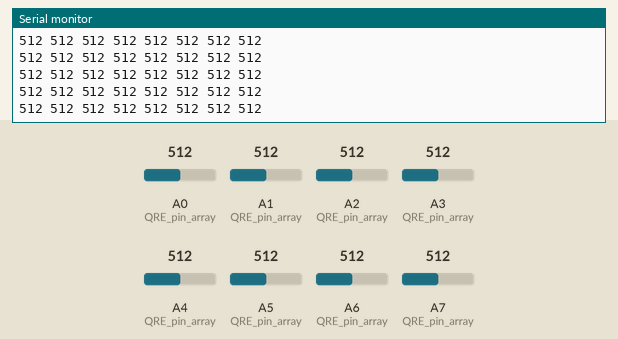
Recording of a sketch running on a simulated Arduino Nano, built with avr-gcc and run on an emulated ATmega328P. Shown: the last lines printed to the serial monitor. The test bench sets the inputs (shaded band); at power-on: A1 (QRE_pin_array) = 512, A3 (QRE_pin_array) = 512, A0 (QRE_pin_array) = 512, A2 (QRE_pin_array) = 512, A4 (QRE_pin_array) = 512, A5 (QRE_pin_array) = 512, A6 (QRE_pin_array) = 512, A7 (QRE_pin_array) = 512.

Above: at 4.2 s.
4.3 s: A1 (QRE_pin_array) set to 111
At 5.0 s:
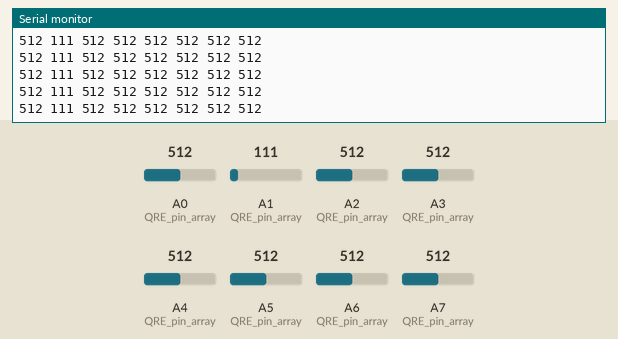
7.3 s: A1 (QRE_pin_array) set to 94
At 8.1 s:
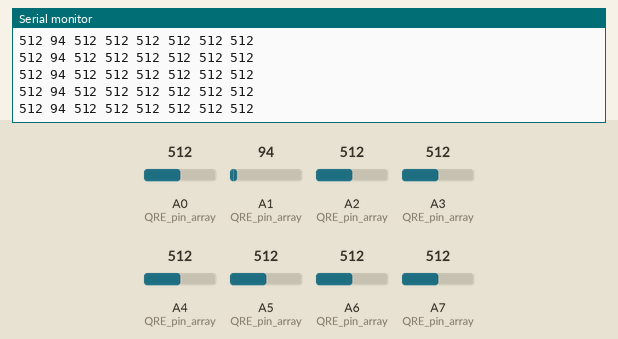
16.3 s: A3 (QRE_pin_array) set to 111
At 17.2 s:
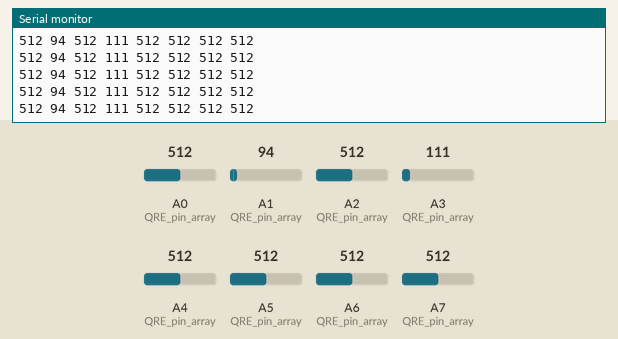
17.8 s: A3 (QRE_pin_array) set to 94
At 18.7 s:
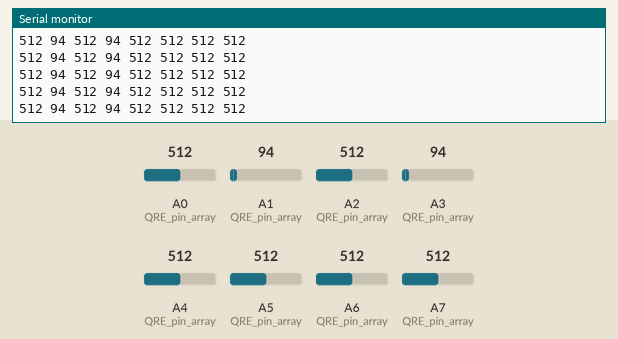
Timing chart, 0 to 20.8 s (numbered marks = the images above; inputs shaded):
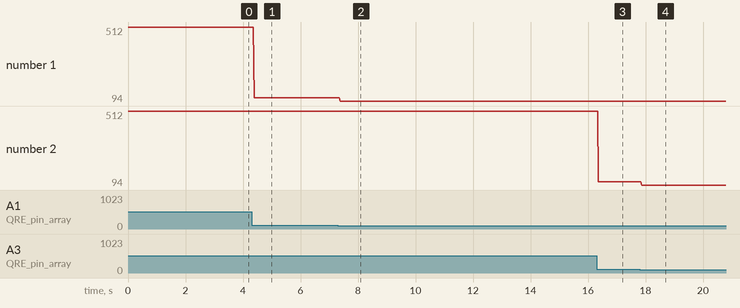

Measured:
- after the input at 4.3 s, the serial monitor: prints a new line after 0.09 s (image 1)
- after the input at 7.3 s, the serial monitor: prints a new line after 0.08 s (image 2)
- after the input at 16.3 s, the serial monitor: prints a new line after 0.06 s (image 3)
- after the input at 17.8 s, the serial monitor: prints a new line after 0.06 s (image 4)
- plotted number 1: 512 → 111 after the input at 4.3 s, 111 → 94 after the input at 7.3 s
- plotted number 2: 512 → 111 after the input at 16.3 s

The sketch:

grid_sensing_array.ino
```cpp
//This sketch reads and prints data from all of the line sensors.


//element 0: reading leftmost QRE pin, 1: left QRE pin, 2: centre QRE pin, 3: right QRE pin, 4: rightmost QRE pin, 5: front.

//const int QRE_pin_array[] = {A4, A5, A2, A3, A1, A0};
const int QRE_pin_array[] = {A0, A1, A2, A3, A4, A5, A6, A7};
//Stores the values detected by the line sensors.
//0: reading from leftmost QRE, 1: reading from left QRE, 2: centre QRE, 3: right QRE, 4: rightmost QRE.
int QRE_val_array[5];

//declaring a function.
int readQD(int pin);

void setup() {
      Serial.begin(9600);

}

// the loop function runs over and over again forever
void loop() {

  /* For reading from digital sensors
      for (byte i = 0; i < 5; i++) {
        QRE_val_array[i] =  readQD(QRE_pin_array[i]);
        //To test what values the sensor array is reading.
        Serial.print(QRE_val_array[i]);
        Serial.print(" ");
    }
   Serial.print("\n");
   */

   //For reading from analog sensors.

    for (byte i = 0; i < 8; i++) {
        QRE_val_array[i] =  readAnalogQRE(QRE_pin_array[i]);
        //To test what values the sensor array is reading.
        Serial.print(QRE_val_array[i]);
        Serial.print(" ");
    }
    Serial.print("\n");
}

int readQD(int pin){
  //Returns value from the QRE1113
  //Lower numbers mean more reflecive
  //More than 3000 means nothing was reflected.
  pinMode(pin, OUTPUT );
  digitalWrite(pin, HIGH );
  delayMicroseconds(10);
  pinMode(pin, INPUT );

  long time = micros();
  int diff;
  //time how long the input is HIGH, but quit after 3ms as nothing happens after that
  while (digitalRead(pin) == HIGH && micros() - time < 3000) {
    diff = micros() - time;
  }

  return diff;
}

//Code for the QRE1113 Analog board
//Outputs via the serial terminal - Lower numbers mean more reflected
int readAnalogQRE(int pin) {
  return analogRead(pin);


}
```
